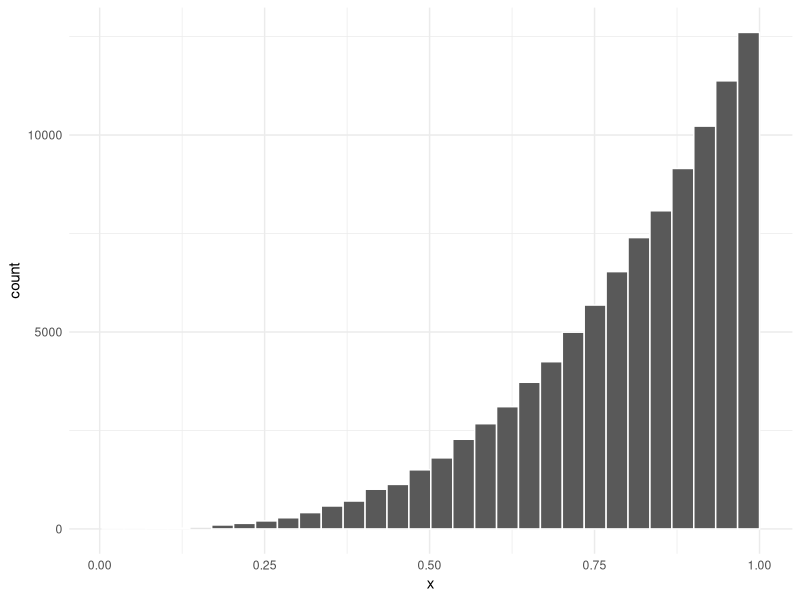

Source code (R):
## ---- chunk 1
knitr::opts_chunk$set(echo = TRUE)
## ---- chunk 2
library(tidyverse)
## ---- chunk 3
#| message: false
#simulate 100,000 y values from the uniform distribution
y <- runif(100000)

#use the inverse cdf to compute x
x <- y^{1/4}

#plot a histogram of the random variable x
ggplot() +
   geom_histogram(aes(x = x), 
                  color = "white", boundary = 1) +
   theme_minimal()
## ---- chunk 4
mean(x)
var(x)
## ---- chunk 5
#simulate y from the uniform distribution

#compute x using the inverse

#plot histogram of x

## ---- chunk 6
#simulate 100,000 x-values


#simulate 100,000 y-values


#create v


#create w




#compute covariance 

## ---- chunk 7
#mean of x

#variance of x

#mean of y

#variance of y

## ---- chunk 8
#simulate y


#simulate x


#plot histogram


#compute mean of x


#compute variance of x



